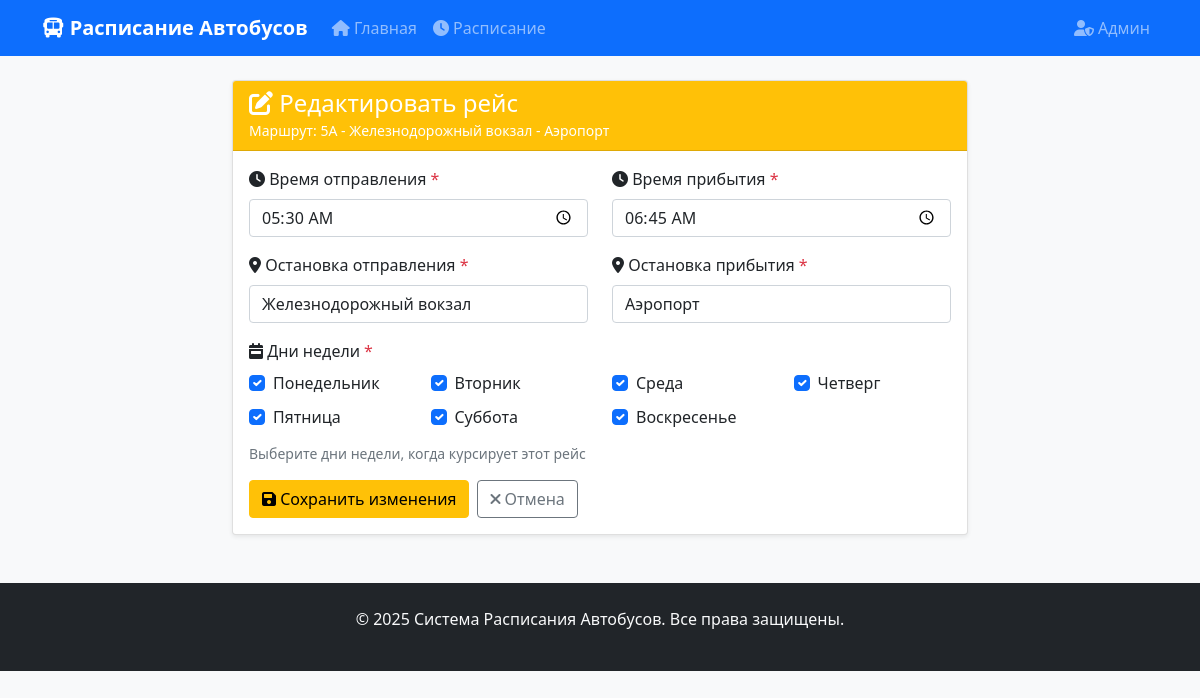
/admin/route/2/schedule/7/edit (signed in), run on the app's committed database.
### models.py (models this page shows)
class Route(Base):
    __tablename__ = "routes"
    id = Column(Integer, primary_key=True, index=True)
    route_number = Column(String, unique=True, index=True)
    route_name = Column(String)
    description = Column(Text, nullable=True)
    created_at = Column(DateTime(timezone=True), server_default=func.now())
    updated_at = Column(DateTime(timezone=True), server_default=func.now(), onupdate=func.now())
    schedules = relationship("Schedule", back_populates="route")

class Schedule(Base):
    __tablename__ = "schedules"
    id = Column(Integer, primary_key=True, index=True)
    route_id = Column(Integer, ForeignKey("routes.id"))
    departure_time = Column(String)  # Format: HH:MM
    arrival_time = Column(String)    # Format: HH:MM
    departure_stop = Column(String)
    arrival_stop = Column(String)
    days_of_week = Column(String)  # Comma-separated: "mon,tue,wed,thu,fri,sat,sun"
    is_active = Column(Integer, default=1)  # 1 = active, 0 = inactive
    created_at = Column(DateTime(timezone=True), server_default=func.now())
    updated_at = Column(DateTime(timezone=True), server_default=func.now(), onupdate=func.now())
    route = relationship("Route", back_populates="schedules")

### main.py (the view)
@app.get("/admin/route/{route_id}/schedule/{schedule_id}/edit", response_class=HTMLResponse)
async def edit_schedule_page(
    request: Request,
    route_id: int,
    schedule_id: int,
    db: Session = Depends(get_db),
    current_admin: Admin = Depends(get_current_admin)
):
    route = db.query(Route).filter(Route.id == route_id).first()
    if not route:
        raise HTTPException(status_code=404, detail="Route not found")
    schedule = db.query(Schedule).filter(Schedule.id == schedule_id, Schedule.route_id == route_id).first()
    if not schedule:
        raise HTTPException(status_code=404, detail="Schedule not found")
    return templates.TemplateResponse("admin_schedule_edit.html", {
        "request": request,
        "route": route,
        "schedule": schedule
    })

### templates/admin_schedule_edit.html (shortened to what this page needs)
{% extends "base.html" %}
{% block content %}
<div class="row justify-content-center">
    <div class="col-md-10 col-lg-8">
        <div class="card">
            <div class="card-header bg-warning text-white">
                <h4 class="mb-0"><i class="fas fa-edit"></i> Редактировать рейс</h4>
                <small>Маршрут: {{ route.route_number }} - {{ route.route_name }}</small>
            </div>
            <div class="card-body">
                <form method="post">
                    <div class="row">
                        <div class="col-md-6 mb-3">
                            <label for="departure_time" class="form-label">
                                <i class="fas fa-clock"></i> Время отправления <span class="text-danger">*</span>
                            </label>
                            <input type="time" class="form-control" id="departure_time" name="departure_time" required value="{{ schedule.departure_time }}">
                        </div>
                        <div class="col-md-6 mb-3">
                            <label for="arrival_time" class="form-label">
                                <i class="fas fa-clock"></i> Время прибытия <span class="text-danger">*</span>
                            </label>
                            <input type="time" class="form-control" id="arrival_time" name="arrival_time" required value="{{ schedule.arrival_time }}">
                        </div>
                    </div>
                    <div class="row">
                        <div class="col-md-6 mb-3">
                            <label for="departure_stop" class="form-label">
                                <i class="fas fa-map-marker-alt"></i> Остановка отправления <span class="text-danger">*</span>
                            </label>
                            <input type="text" class="form-control" id="departure_stop" name="departure_stop"
                                   required placeholder="Например: Автовокзал" value="{{ schedule.departure_stop }}">
                        </div>
                        <div class="col-md-6 mb-3">
                            <label for="arrival_stop" class="form-label">
                                <i class="fas fa-map-marker-alt"></i> Остановка прибытия <span class="text-danger">*</span>
                            </label>
                            <input type="text" class="form-control" id="arrival_stop" name="arrival_stop"
                                   required placeholder="Например: Центр города" value="{{ schedule.arrival_stop }}">
                        </div>
                    </div>
                    <div class="mb-3">
                        <label class="form-label">
                            <i class="fas fa-calendar-week"></i> Дни недели <span class="text-danger">*</span>
                        </label>
                        <div class="row">
                            {% set days = [('mon', 'Понедельник'), ('tue', 'Вторник'), ('wed', 'Среда'), ('thu', 'Четверг'), ('fri', 'Пятница'), ('sat', 'Суббота'), ('sun', 'Воскресенье')] %}
                            {% set schedule_days = schedule.days_of_week.split(',') %}
                            {% for day_code, day_name in days %}
                            <div class="col-md-3 mb-2">
                                <div class="form-check">
                                    <input class="form-check-input" type="checkbox" value="{{ day_code }}"
                                           id="day_{{ day_code }}" name="days_of_week" {% if day_code in schedule_days %}checked{% endif %}>
                                    <label class="form-check-label" for="day_{{ day_code }}">
                                        {{ day_name }}
                                    </label>
                                </div>
                            </div>
                            {% endfor %}
                        </div>
                        <div class="form-text">Выберите дни недели, когда курсирует этот рейс</div>
                    </div>
                    <div class="d-flex gap-2">
                        <button type="submit" class="btn btn-warning">
                            <i class="fas fa-save"></i> Сохранить изменения
                        </button>
                        <a href="/admin/route/{{ route.id }}/schedules" class="btn btn-outline-secondary">
                            <i class="fas fa-times"></i> Отмена
                        </a>
                    </div>
                </form>
            </div>
        </div>
    </div>
</div>
{% endblock %}

### templates/base.html (style rules this page uses)
body { background-color: #f8f9fa; }
.card { box-shadow: 0 0.125rem 0.25rem rgba(0, 0, 0, 0.075); border: 1px solid rgba(0, 0, 0, 0.125); }

### data on the page
Route: route_number "5A", route_name "Железнодорожный вокзал - Аэропорт"
Schedule: departure_time "05:30", arrival_time "06:45", departure_stop "Железнодорожный вокзал", arrival_stop "Аэропорт"

### other printed values
{{ day_name }} "Понедельник" "Вторник" "Среда" "Четверг" "Пятница" "Суббота" "Воскресенье"
